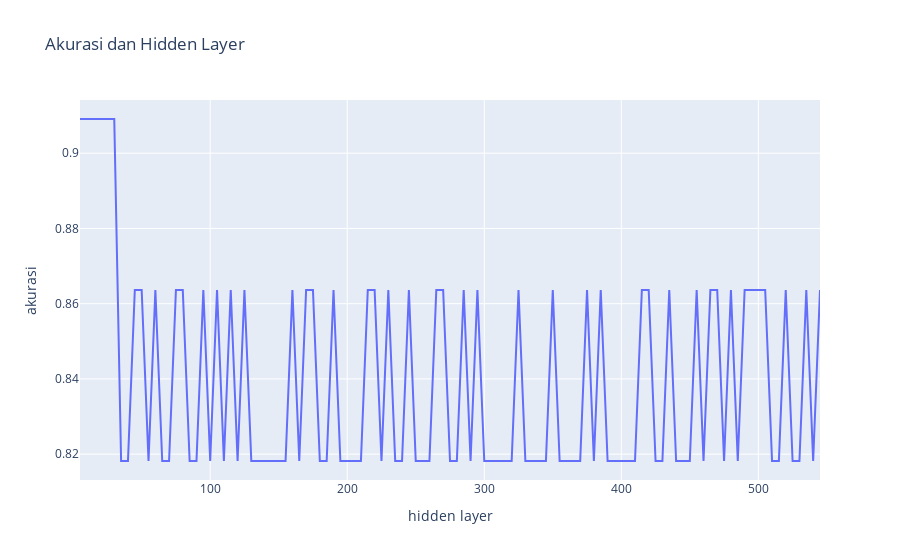

Notebook source saved alongside this figure:
### Code cell
fig = px.line(hasil_akurasi, x="hidden layer", y="akurasi", title='Akurasi dan Hidden Layer')
fig.show()
